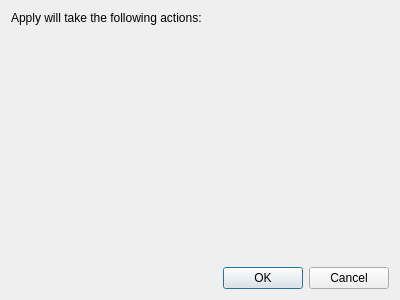
<?xml version="1.0" encoding="UTF-8"?>
<ui version="4.0">
 <class>Dialog</class>
 <widget class="QDialog" name="Dialog">
  <property name="geometry">
   <rect>
    <x>0</x>
    <y>0</y>
    <width>400</width>
    <height>300</height>
   </rect>
  </property>
  <property name="windowTitle">
   <string>Apply Confirmation</string>
  </property>
  <layout class="QVBoxLayout" name="verticalLayout">
   <item>
    <widget class="QLabel" name="label">
     <property name="text">
      <string>Apply will take the following actions:</string>
     </property>
    </widget>
   </item>
   <item>
    <widget class="QScrollArea" name="scrollArea">
     <property name="frameShape">
      <enum>QFrame::NoFrame</enum>
     </property>
     <property name="horizontalScrollBarPolicy">
      <enum>Qt::ScrollBarAlwaysOff</enum>
     </property>
     <property name="widgetResizable">
      <bool>true</bool>
     </property>
     <widget class="QWidget" name="scroll_contents">
      <property name="geometry">
       <rect>
        <x>0</x>
        <y>0</y>
        <width>382</width>
        <height>231</height>
       </rect>
      </property>
      <property name="maximumSize">
       <size>
        <width>16777215</width>
        <height>5000</height>
       </size>
      </property>
      <layout class="QVBoxLayout" name="verticalLayout_2"/>
     </widget>
    </widget>
   </item>
   <item>
    <widget class="QDialogButtonBox" name="buttonBox">
     <property name="orientation">
      <enum>Qt::Horizontal</enum>
     </property>
     <property name="standardButtons">
      <set>QDialogButtonBox::Cancel|QDialogButtonBox::Ok</set>
     </property>
    </widget>
   </item>
  </layout>
 </widget>
 <resources/>
 <connections>
  <connection>
   <sender>buttonBox</sender>
   <signal>accepted()</signal>
   <receiver>Dialog</receiver>
   <slot>accept()</slot>
   <hints>
    <hint type="sourcelabel">
     <x>248</x>
     <y>254</y>
    </hint>
    <hint type="destinationlabel">
     <x>157</x>
     <y>274</y>
    </hint>
   </hints>
  </connection>
  <connection>
   <sender>buttonBox</sender>
   <signal>rejected()</signal>
   <receiver>Dialog</receiver>
   <slot>reject()</slot>
   <hints>
    <hint type="sourcelabel">
     <x>316</x>
     <y>260</y>
    </hint>
    <hint type="destinationlabel">
     <x>286</x>
     <y>274</y>
    </hint>
   </hints>
  </connection>
 </connections>
</ui>
